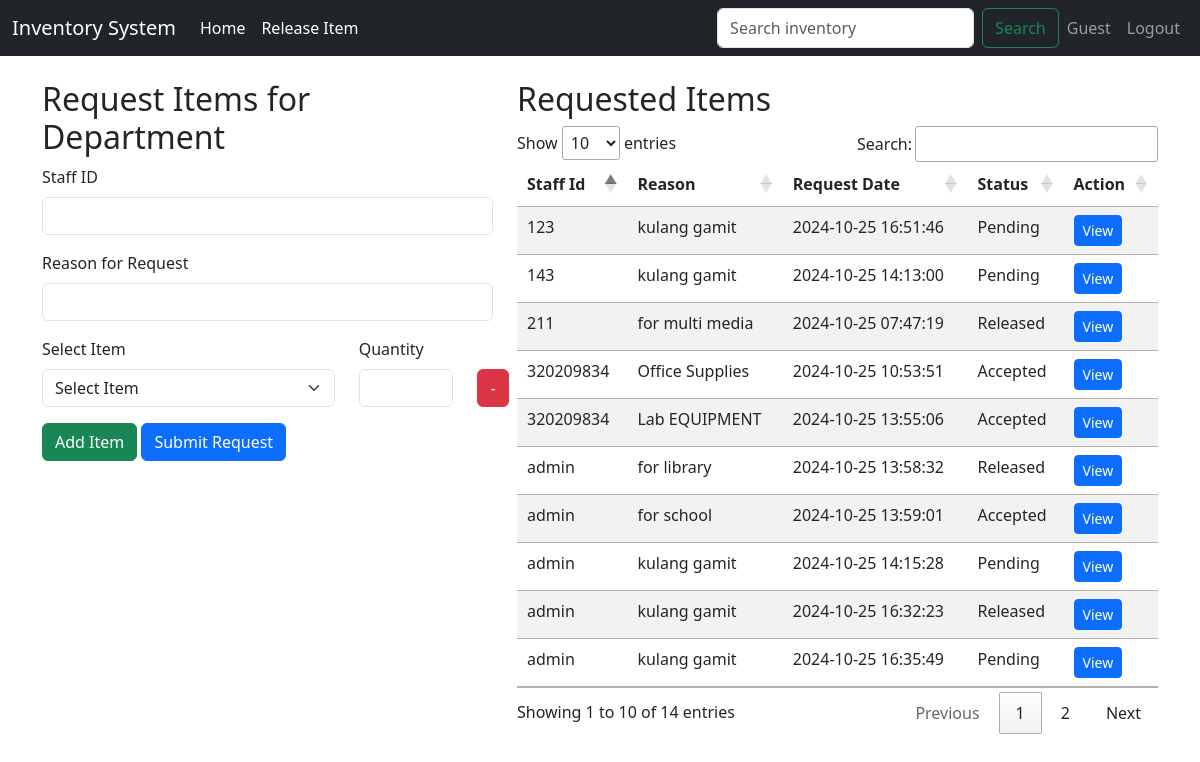
Page /request_page.php on the committed database.
### tables this page shows
CREATE TABLE `requests_table`  (
  `request_id` int NOT NULL AUTO_INCREMENT,
  `staff_id` varchar(50) NULL DEFAULT NULL,
  `reason` text NULL,
  `request_date` timestamp NOT NULL DEFAULT current_timestamp,
  `status` varchar(255) NULL DEFAULT NULL,
  `request_number` varchar(255) NULL DEFAULT NULL,
  PRIMARY KEY (`request_id`) USING BTREE
);

### request_page.php (the view, shortened to what this page needs)
<!DOCTYPE html>
<html lang="en">
<head>
    <link href="https://cdn.jsdelivr.net/npm/bootstrap@5.3.0-alpha1/dist/css/bootstrap.min.css" rel="stylesheet">
    <link rel="stylesheet" href="https://cdn.datatables.net/1.11.5/css/jquery.dataTables.min.css">
</head>
<body>
    <?php include("navigation.php"); ?>
    <?php include('db_connection.php'); ?>
    <div class="container mt-4">
        <div class="row">
            <div class="col-md-5">
                <h2>Request Items for Department</h2>
                <form action="" method="POST">
                    <div class="mb-3">
                        <label for="staffId" class="form-label">Staff ID</label>
                        <input type="text" id="staff_id" name="staff_id" class="form-control" readonly>
                    </div>
                    <div class="mb-3">
                        <label for="reason" class="form-label">Reason for Request</label>
                        <input type="text" class="form-control" name="reason" id="reason" required>
                    </div>
                    <div id="itemContainer">
                        <div class="row mb-3 item-row">
                            <div class="col-8">
                                <label for="items" class="form-label">Select Item</label>
                                <select class="form-select" name="items[]" required>
                                    <option value="">Select Item</option>
                                </select>
                            </div>
                            <div class="col-3">
                                <label for="quantity" class="form-label">Quantity</label>
                                <input type="number" class="form-control" name="quantities[]" min="1" required>
                            </div>
                            <div class="col-1 d-flex align-items-end">
                                <button type="button" class="btn btn-danger remove-item">-</button>
                            </div>
                        </div>
                    </div>
                    <button type="button" class="btn btn-success" id="addItem">Add Item</button>
                    <button type="submit" class="btn btn-primary">Submit Request</button>
                </form>
            </div>
            <div class="col-md-7">
                <h2>Requested Items</h2>
                <table class="table table-striped" id="requestedItemsTable">
                    <thead>
                        <tr>
                            <th>Staff Id</th>
                            <th>Reason</th>
                            <th>Request Date</th>
                            <th>Status</th>
                            <th>Action</th>
                        </tr>
                    </thead>
                    <tbody>
                    <?php
                    $sqlRequestedItems = "SELECT * FROM requests_table";
                    $resultRequestedItems = $conn->query($sqlRequestedItems);
                    if ($resultRequestedItems->num_rows > 0) {
                        while ($row = $resultRequestedItems->fetch_assoc()) {
                            echo "<tr>";
                            echo "<td>" . htmlspecialchars($row['staff_id']) . "</td>";
                            echo "<td>" . htmlspecialchars($row['reason']) . "</td>";
                            echo "<td>" . htmlspecialchars($row['request_date']) . "</td>";
                            echo "<td>" . htmlspecialchars($row['status']) . "</td>";
                            echo "<td><button class='btn btn-primary btn-sm view-btn' data-id='" . htmlspecialchars($row['request_id']) . "'>View</button></td>";
                            echo "</tr>";
                        }
                    } else {
                        echo "<tr><td colspan='5'>No items requested yet</td></tr>";
                    }
                    ?>
                    </tbody>
                </table>
            </div>
        </div>
    </div>
</body>
</html>

### rows in the picture
requests_table: staff "211", reason "for multi media", request_date "2024-10-25 07:47:19", status "Released"
requests_table: staff "320209834", reason "Office Supplies", request_date "2024-10-25 10:53:51", status "Accepted"
requests_table: staff "320209834", reason "Lab EQUIPMENT", request_date "2024-10-25 13:55:06", status "Accepted"
requests_table: staff "admin", reason "for library", request_date "2024-10-25 13:58:32", status "Released"
requests_table: staff "admin", reason "for school", request_date "2024-10-25 13:59:01", status "Accepted"
requests_table: staff "143", reason "kulang gamit", request_date "2024-10-25 14:13:00", status "Pending"
requests_table: staff "admin", reason "kulang gamit", request_date "2024-10-25 14:15:28", status "Pending"
requests_table: staff "admin", reason "kulang gamit", request_date "2024-10-25 16:32:23", status "Released"
requests_table: staff "admin", reason "kulang gamit", request_date "2024-10-25 16:35:49", status "Pending"
requests_table: staff "123", reason "kulang gamit", request_date "2024-10-25 16:51:46", status "Pending"

### other values in the picture
$username "Guest"
